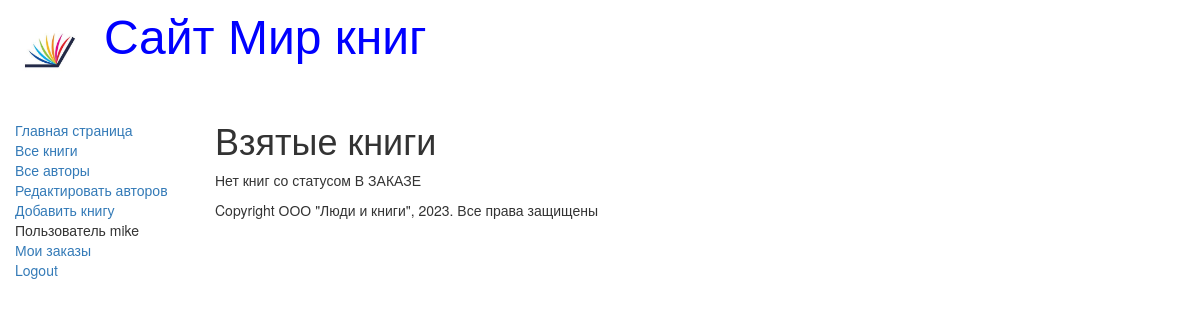
Before: /mybooks/ (signed in) with the older database file.
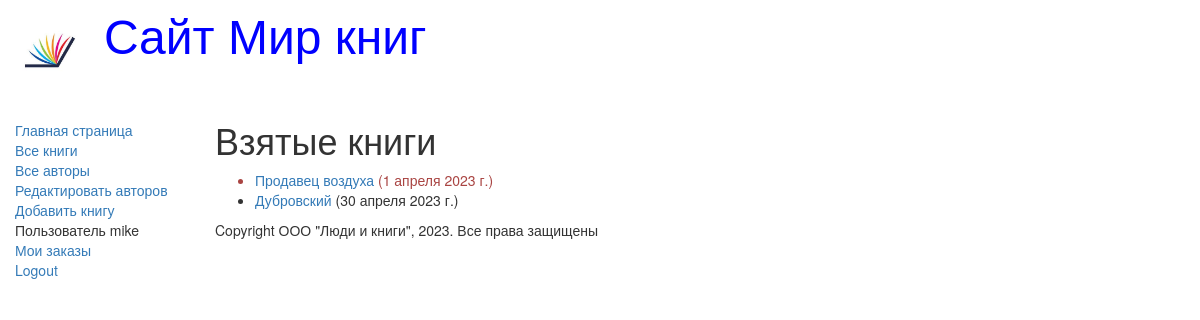
After: the same page with the newer database file.
### catalog/models.py (models this page shows, shortened)
class BookInstance(models.Model):
    book = models.ForeignKey('Book', on_delete=models.CASCADE, null=True)
    inv_nom = models.CharField(max_length=20, null=True, help_text='Введите инвентарный номер экземпляра', verbose_name='Инвентарный номер')
    imprint = models.CharField(max_length=200, help_text='Введите издательство и год выnуска', verbose_name='Издательство')
    status = models.ForeignKey('Status', on_delete=models.CASCADE, null=True, help_text='Изменить состояние экземпляра', verbose_name='Cтaтyc экземпляра книги')
    due_back = models.DateField(null=True, blank=True, help_text='Введите конец срока статуса', verbose_name='Дaтa окончания статуса')
    borrower = models.ForeignKey(User, on_delete=models.SET_NULL, null=True, blank=True, verbose_name='Заказчик', help_text='Выберите заказчика книги')
    @property
    def is_overdue(self):
        if self.due_back and date.today() > self.due_back:
            return True
        return False

class Book(models.Model):
    title = models.CharField(max_length=200, help_text='Введите название книги', verbose_name='Название книги')
    genre = models.ForeignKey('Genre', on_delete=models.CASCADE, help_text='Введите жанр книги', verbose_name='Жанр книги', null=True)
    language = models.ForeignKey('Language', on_delete=models.CASCADE, help_text='Введите язык книги', verbose_name='Язык книги', null=True)
    author = models.ManyToManyField('Author', help_text='Введите автора книги', verbose_name='Автор книги')
    summary = models.TextField(max_length=1000, help_text='Введите краткое описание книги', verbose_name='Кратое описание книги')
    isbn = models.CharField(max_length=13, help_text='Должно содержать 13 символов', verbose_name='ISBN книги')
    def display_author(self):
        return ', '.join([author.last_name for author in self.author.all()])
    display_author.short_description = 'Авторы'

### catalog/views.py (the view)
# urls.py: url(r'^mybooks/$', views.LoanedBooksByUserListView.as_view(), name='my-borrowed'),
class LoanedBooksByUserListView(LoginRequiredMixin, generic.ListView):
    model = BookInstance
    template_name = 'catalog/bookinstance_list_borrowed_user.html'
    paginate_by = 10
    def get_queryset(self):
        return BookInstance.objects.filter(borrower=self.request.user).filter(status__exact='2').order_by('due_back')

### catalog/templates/catalog/bookinstance_list_borrowed_user.html
{% extends "base_generic.html" %}
{% block content %}
    <h1>Взятые книги</h1>
    {% if bookinstance_list %}
    <ul>
        {% for bookinst in bookinstance_list %}
            <li class="{% if bookinst.is_overdue %}
                                       text-danger{% endif %}">
                <a href="{% url 'book-detail' bookinst.book.pk %}">
                                    {{bookinst.book.title}}</a>
                             ({{ bookinst.due_back }})
            </li>
        {% endfor %}
    </ul>
    {% else %}
        <p>Нет книг со статусом В ЗАКАЗЕ</p>
    {% endif %}
{% endblock %}

Changed rows visible on the page:
now on this page (row edited): BookInstance: book "Продавец воздуха", due_back "1 апреля 2023 г."
now on this page (row edited): BookInstance: book "Дубровский", due_back "30 апреля 2023 г."
Other visible differences:
text no longer shown: "Нет книг со статусом В ЗАКАЗЕ"
